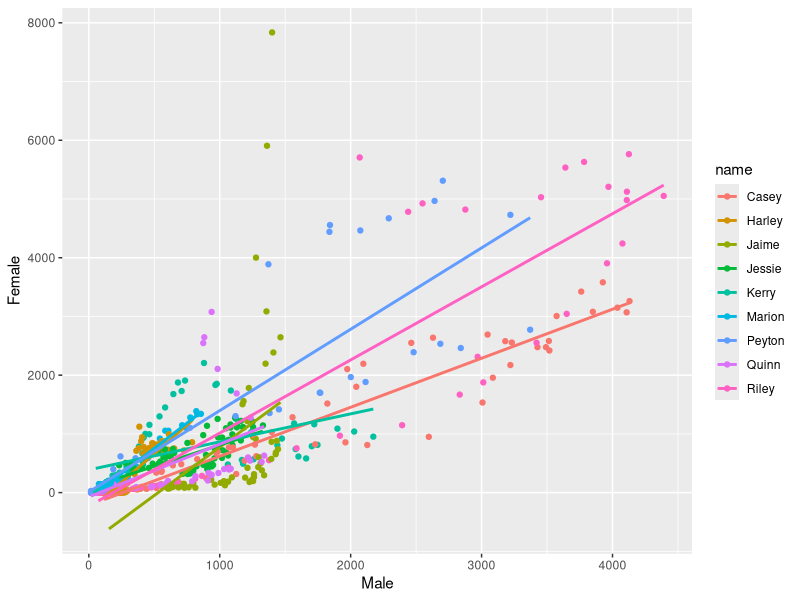

Write the R code that produced this figure.
# Run the code below to set up the data
# Make a scatterplot using the unisex_data with Male on the x axis and Female on the y
# Color the points by name
# Use geom_smooth(method="lm", se=FALSE) to add a trend line for each name

# Bonus: Look at the options for geom_smooth and try other settings


library(tidyverse)
# Load and reshape data
unisex_data <- read_csv("data/unisex.csv")
unisex_data <- unisex_data %>%
  select(-prop) %>%
  spread(sex, n, fill=0)
unisex_data

# make a scatterplot
ggplot(unisex_data, aes(x=Male, y=Female, color=name)) + 
  geom_point() +
  geom_smooth(method="lm", se=FALSE)

